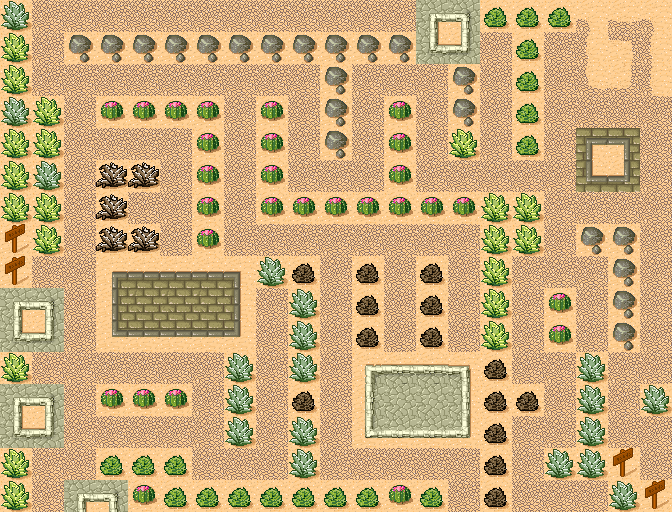

The image is a tile-based game level rendered from a .tmx file. Its description and complete source (layers, tilesets, objects, tile grids) follow:
An orthogonal 21x16 tile map with 32x32 px tiles, 4 tile layers (Collision, Path, Player End, Player).

<map version="1.10" tiledversion="1.10.1" orientation="orthogonal" renderorder="right-up" width="21" height="16" tilewidth="32" tileheight="32" infinite="0" nextlayerid="6" nextobjectid="1">
 <tileset firstgid="1" source="tmw_desert_spacing.tsx" />
 <layer id="2" name="Collision" width="21" height="16">
  <data encoding="csv">
38,0,0,0,0,0,0,0,0,0,0,0,0,36,37,48,48,48,8,7,8,
40,0,32,32,32,32,32,32,32,32,32,32,32,44,45,0,48,0,16,5,16,
40,0,0,0,0,0,0,0,0,0,32,0,0,0,32,0,48,0,12,13,16,
38,40,0,31,31,31,31,0,31,0,32,0,31,0,32,0,48,0,0,0,0,
40,40,0,0,0,0,31,0,31,0,32,0,31,0,40,0,48,0,20,21,0,
40,38,0,39,39,0,31,0,31,0,0,0,31,0,0,0,0,0,28,29,0,
40,40,0,39,0,0,31,0,31,31,31,31,31,31,31,40,40,0,0,0,0,
38,40,0,39,39,0,31,0,0,0,0,0,0,0,0,40,40,0,32,32,0,
0,0,0,1,2,2,2,3,38,47,0,47,0,47,0,40,0,0,0,32,0,
36,37,0,9,10,10,10,11,0,38,0,47,0,47,0,40,0,31,0,32,0,
44,45,0,17,18,18,18,19,0,38,0,47,0,47,0,40,0,31,0,32,0,
40,0,0,0,0,0,0,38,0,38,0,25,26,26,27,47,0,0,38,0,0,
36,37,0,31,31,31,0,38,0,47,0,33,34,34,35,47,47,0,38,0,38,
44,45,0,0,0,0,0,38,0,38,0,41,42,42,43,47,0,0,38,0,0,
40,0,0,48,48,48,0,0,0,38,0,0,0,0,0,47,0,38,38,31,0,
40,0,36,37,31,48,48,48,48,48,48,48,31,48,0,47,0,0,0,38,0
</data>
 </layer>
 <layer id="1" name="Path" width="21" height="16">
  <data encoding="csv">
0,15,15,15,15,15,15,15,15,15,15,15,15,0,0,0,0,0,0,0,0,
0,15,0,0,0,0,0,0,0,0,0,0,0,0,0,15,0,15,0,0,0,
0,15,15,15,15,15,15,15,15,15,0,15,15,15,0,15,0,15,0,0,0,
0,0,15,0,0,0,0,15,0,15,0,15,0,15,0,15,0,15,15,15,15,
0,0,15,15,15,15,0,15,0,15,0,15,0,15,0,15,0,15,0,0,15,
0,0,15,0,0,15,0,15,0,15,15,15,0,15,15,15,15,15,0,0,15,
0,0,15,0,15,15,0,15,0,0,0,0,0,0,0,0,0,15,15,15,15,
46,0,15,0,0,15,0,15,15,15,15,15,15,15,15,0,0,15,0,0,15,
15,15,15,0,0,0,0,0,0,0,15,0,15,0,15,0,15,15,15,0,15,
0,0,15,0,0,0,0,0,15,0,15,0,15,0,15,0,15,0,15,0,15,
0,0,15,0,0,0,0,0,15,0,15,0,15,0,15,0,15,0,15,0,15,
0,15,15,15,15,15,15,0,15,0,15,0,0,0,0,0,15,15,0,15,15,
0,0,15,0,0,0,15,0,15,0,15,0,0,0,0,0,0,15,0,15,0,
0,0,15,15,15,15,15,0,15,0,15,0,0,0,0,0,15,15,0,15,15,
0,15,15,0,0,0,15,15,15,0,15,15,15,15,15,0,15,0,0,46,15,
0,15,0,0,0,0,0,0,0,0,0,0,0,0,15,0,15,15,15,0,15
</data>
 </layer>
 <layer id="5" name="Player End" width="21" height="16">
  <data encoding="csv">
0,0,0,0,0,0,0,0,0,0,0,0,0,0,0,0,0,0,0,0,0,
0,0,0,0,0,0,0,0,0,0,0,0,0,0,0,0,0,0,0,0,0,
0,0,0,0,0,0,0,0,0,0,0,0,0,0,0,0,0,0,0,0,0,
0,0,0,0,0,0,0,0,0,0,0,0,0,0,0,0,0,0,0,0,0,
0,0,0,0,0,0,0,0,0,0,0,0,0,0,0,0,0,0,0,0,0,
0,0,0,0,0,0,0,0,0,0,0,0,0,0,0,0,0,0,0,0,0,
0,0,0,0,0,0,0,0,0,0,0,0,0,0,0,0,0,0,0,0,0,
0,0,0,0,0,0,0,0,0,0,0,0,0,0,0,0,0,0,0,0,0,
0,0,0,0,0,0,0,0,0,0,0,0,0,0,0,0,0,0,0,0,0,
0,0,0,0,0,0,0,0,0,0,0,0,0,0,0,0,0,0,0,0,0,
0,0,0,0,0,0,0,0,0,0,0,0,0,0,0,0,0,0,0,0,0,
0,0,0,0,0,0,0,0,0,0,0,0,0,0,0,0,0,0,0,0,0,
0,0,0,0,0,0,0,0,0,0,0,0,0,0,0,0,0,0,0,0,0,
0,0,0,0,0,0,0,0,0,0,0,0,0,0,0,0,0,0,0,0,0,
0,0,0,0,0,0,0,0,0,0,0,0,0,0,0,0,0,0,0,0,0,
0,0,0,0,0,0,0,0,0,0,0,0,0,0,0,0,0,0,0,0,46
</data>
 </layer>
 <layer id="4" name="Player" width="21" height="16">
  <data encoding="csv">
0,0,0,0,0,0,0,0,0,0,0,0,0,0,0,0,0,0,0,0,0,
0,0,0,0,0,0,0,0,0,0,0,0,0,0,0,0,0,0,0,0,0,
0,0,0,0,0,0,0,0,0,0,0,0,0,0,0,0,0,0,0,0,0,
0,0,0,0,0,0,0,0,0,0,0,0,0,0,0,0,0,0,0,0,0,
0,0,0,0,0,0,0,0,0,0,0,0,0,0,0,0,0,0,0,0,0,
0,0,0,0,0,0,0,0,0,0,0,0,0,0,0,0,0,0,0,0,0,
0,0,0,0,0,0,0,0,0,0,0,0,0,0,0,0,0,0,0,0,0,
0,0,0,0,0,0,0,0,0,0,0,0,0,0,0,0,0,0,0,0,0,
46,0,0,0,0,0,0,0,0,0,0,0,0,0,0,0,0,0,0,0,0,
0,0,0,0,0,0,0,0,0,0,0,0,0,0,0,0,0,0,0,0,0,
0,0,0,0,0,0,0,0,0,0,0,0,0,0,0,0,0,0,0,0,0,
0,0,0,0,0,0,0,0,0,0,0,0,0,0,0,0,0,0,0,0,0,
0,0,0,0,0,0,0,0,0,0,0,0,0,0,0,0,0,0,0,0,0,
0,0,0,0,0,0,0,0,0,0,0,0,0,0,0,0,0,0,0,0,0,
0,0,0,0,0,0,0,0,0,0,0,0,0,0,0,0,0,0,0,0,0,
0,0,0,0,0,0,0,0,0,0,0,0,0,0,0,0,0,0,0,0,0
</data>
 </layer>
</map>
